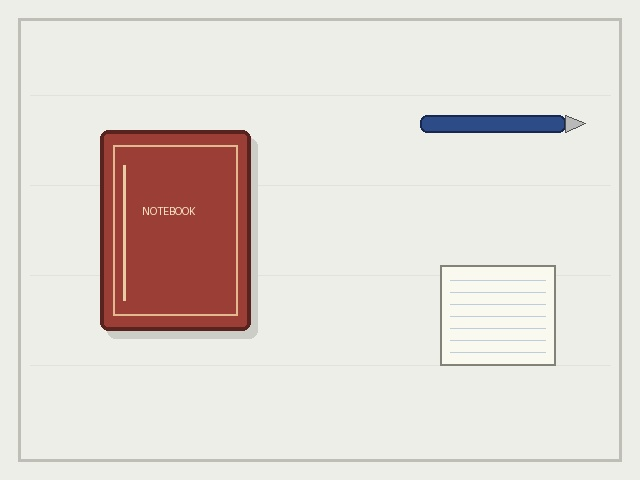
#> input picture data/samples/before.jpg, 640 x 480 px, found by its file name
$ python change.py
#> lines starting #> are read from the running program, lines starting #| are printed output that depends on the picture; after the words box and inside, x2 and y2 are one past the last pixel; in counts of white or black regions, pixels touching at a corner belong together; long printed decimals are rounded
import numpy as np
from collections import deque
import cv2
import os
class ChangeDetection:
    def __init__(self):
        print("Change Deduction has started!")

    # [53 lines left out: function find_regions, not called in this run]

    def find_regions_fast(self, mask, image):
        count, labels, stats, centroids = (
            cv2.connectedComponentsWithStats(
                mask,
                connectivity=8
            )
        )

        for label in range(1, count):
            x, y, w, h, area = stats[label]

            # Ignore tiny regions for now
            if area < 20:
                continue

            cv2.rectangle(
                image,
                (x, y),
                (x + w - 1, y + h - 1),
                (0, 255, 0),
                2
            )

        print("Detected regions:", count - 1)
        cv2.imwrite(
            "data/processed/change_detection_result.jpg",
            image
        )

        return labels
    # [26 lines left out: function rec_box, not called in this run]

    def make_brighter(self, image):
        brighter_img = cv2.convertScaleAbs(image, alpha=1.0, beta=50)
        output_path = r"data\\samples\\brighter_img_before.jpg"
        os.makedirs(os.path.dirname(output_path), exist_ok=True)

        success = cv2.imwrite(output_path, brighter_img)
        if success:
            print(f"Image successfully saved to {output_path}")
        else:
            print(f"Failed to save image to {output_path}")
        return brighter_img

    def read_data(self,path1,path2):
        img1=cv2.imread(path1)
#> img1 is the input picture: shape (480, 640, 3); mean B, G, R 212.4, 218.3, 225.8
        img2=cv2.imread(path2)
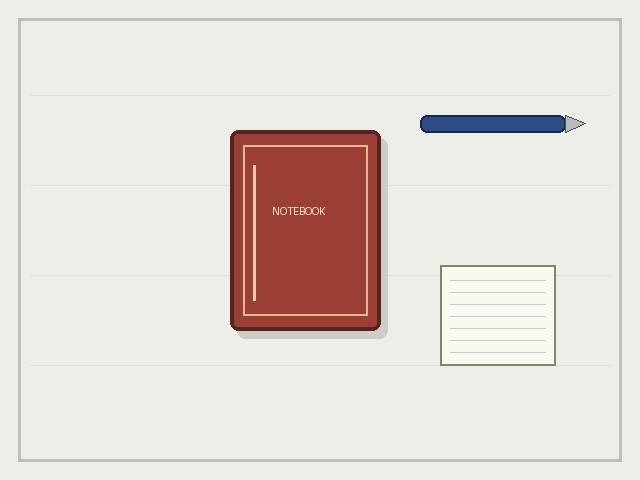
#> input picture data/samples/after.jpg, 640 x 480 px, found by its file name
#> img2 is the input picture: shape (480, 640, 3); mean B, G, R 212.3, 218.3, 225.8
        if img1 is None or img2 is None:
            print("Could not load one or both images")
            return
        print(img1.shape)
#| (480, 640, 3)
        print(img2.shape)
#| (480, 640, 3)
        new_img2=self.make_brighter(img2)
#> in make_brighter, `brighter_img = cv2.convertScaleAbs(image, alpha=1.0, beta=50)`:
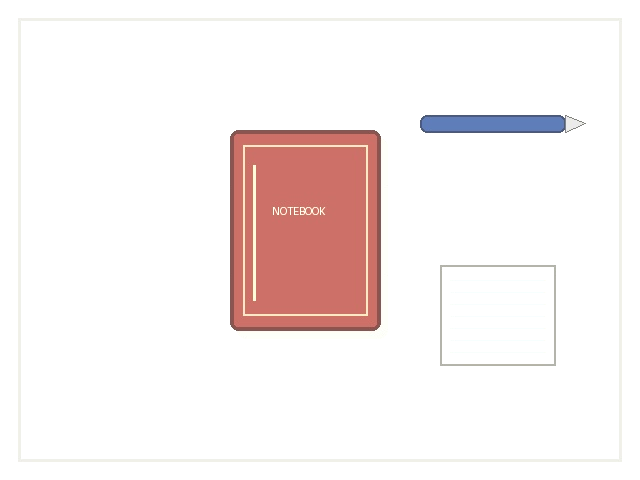
#> brighter_img: shape (480, 640, 3); mean B, G, R 239, 239.7, 247.7
        gray_before=cv2.cvtColor(img1,cv2.COLOR_BGR2GRAY)
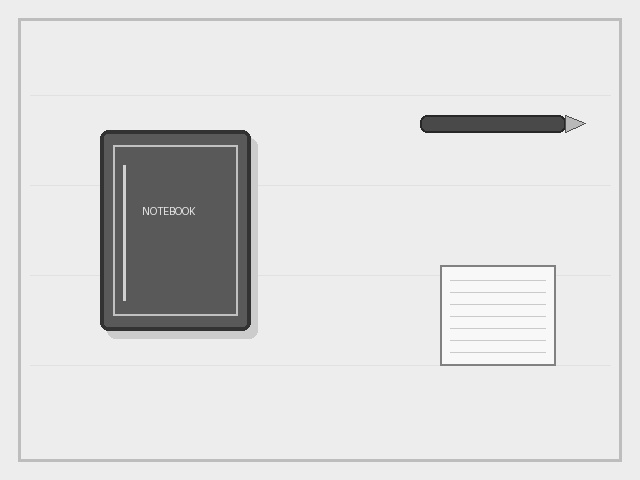
#> gray_before: shape (480, 640); min 36, max 254, mean 219.9
        gray_after=cv2.cvtColor(img2,cv2.COLOR_BGR2GRAY)
        before16 = gray_before.astype(np.int16)
        after16 = gray_after.astype(np.int16)

        signed_diff = after16 - before16
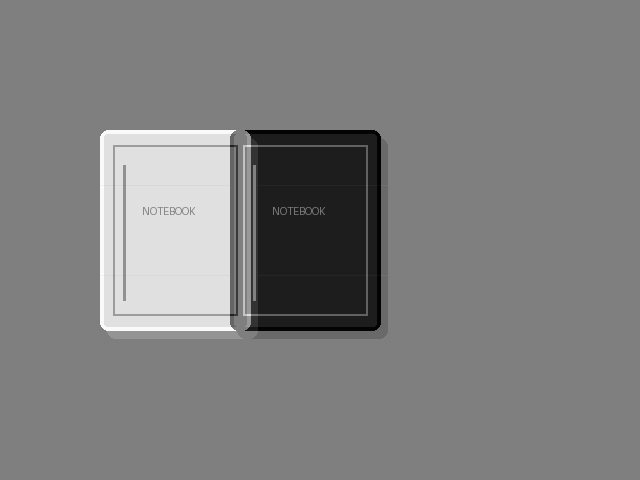
#> signed_diff: shape (480, 640) int16; min -193, max 194, mean 0; drawn with min black and max white
        brightness_shift = np.median(signed_diff)
#> brightness_shift = 0
        compensated = np.abs(signed_diff - brightness_shift)
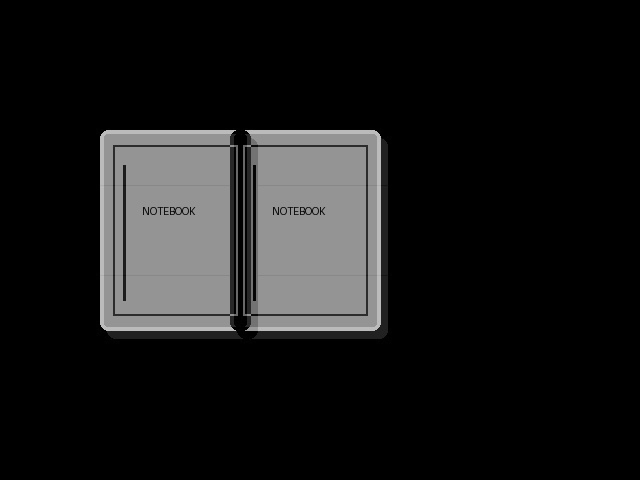
#> compensated: shape (480, 640) float64; min 0, max 194, mean 25.3
        compensated = np.clip(compensated, 0, 255).astype(np.uint8)
        _, mask = cv2.threshold(
            compensated, 25, 255, cv2.THRESH_BINARY
        )
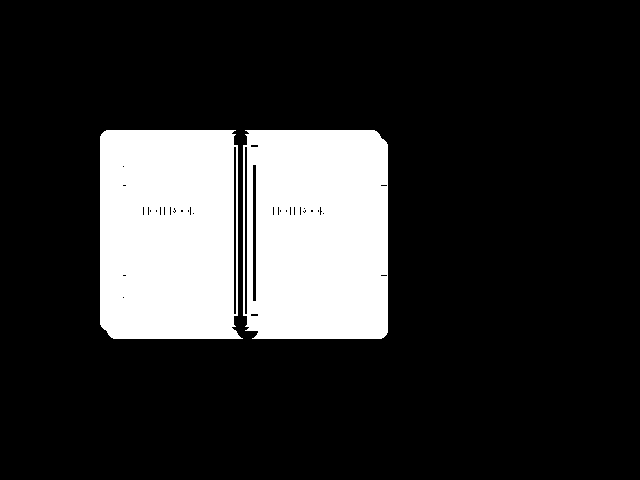
#> mask: shape (480, 640); 18.7% white; 2 white regions, box (x1, y1, x2, y2) and area: (243, 130, 388, 339) 29132, (100, 130, 243, 339) 28221
        # [6 lines of commented-out code are left out]
        print("Estimated brightness shift:", brightness_shift)
#| Estimated brightness shift: 0.0
        print("Changed pixels:", np.count_nonzero(mask))
#| Changed pixels: 57353
        print("Mask dtype:", mask.dtype)
#| Mask dtype: uint8
        print("Original mean:", img2.mean())
#| Original mean: 218.815
        print("Brighter mean:", new_img2.mean())
#| Brighter mean: 242.130
        print("Mean absolute difference:",cv2.absdiff(img2, new_img2).mean())
#| Mean absolute difference: 23.315


        return img1,img2,mask

def main():
    change=ChangeDetection()
    mask0 = np.array([
        [0,   0,   0,   0, 0],
        [0, 255, 255,   0, 0],
        [0, 255, 255,   0, 0],
        [0,   0,   0, 255, 0],
        [0,   0,   0,   0, 0]
    ], dtype=np.uint8)
    mask1 = np.array([
            [255, 0, 255],
            [255, 0, 255],
            [255, 0, 255],
        ], dtype=np.uint8)
    mask2 = np.array([
                [255, 255, 255],
                [255, 255, 255],
                [255, 255, 255],
            ], dtype=np.uint8)
    path1=r"F:\ComputerVision_From_Scratch\vayalai\data\samples\before.jpg"
    path2=r"F:\ComputerVision_From_Scratch\vayalai\data\samples\after.jpg"
    img1,img2,mask =  change.read_data(path1,path2)
    # labels, boundary, ct = change.find_regions(mask)
    # change.rec_box(labels,ct,img2)
    change.find_regions_fast(mask, img2.copy())
#> in find_regions_fast, `count, labels, stats, centroids = ( cv2.connectedComponentsWithStats( ..`:
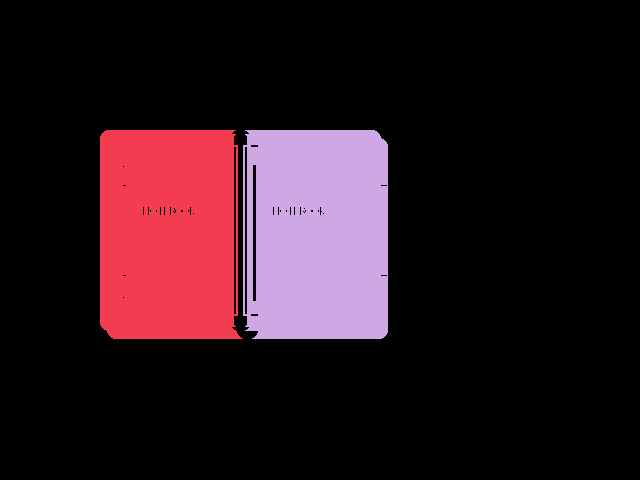
#> labels: shape (480, 640) int32; 3 distinct labels, from 0 to 2; one colour per label, 0 black
#> in find_regions_fast, `count, labels, stats, centroids = ( cv2.connectedComponentsWithStats( ..`: count = 3; stats = [[0, 0, 640, 480, 249847], [100, 130, 143, 209, 28221], [243, 130, 145, 209, 29132]]; centroids = [[336.9, 240.8], [167.7, 233.9], [317, 234]]
#> the loop in find_regions_fast, `for label in range(1, count):` made 2 passes
#| Detected regions: 2

if __name__=='__main__':
    main()
